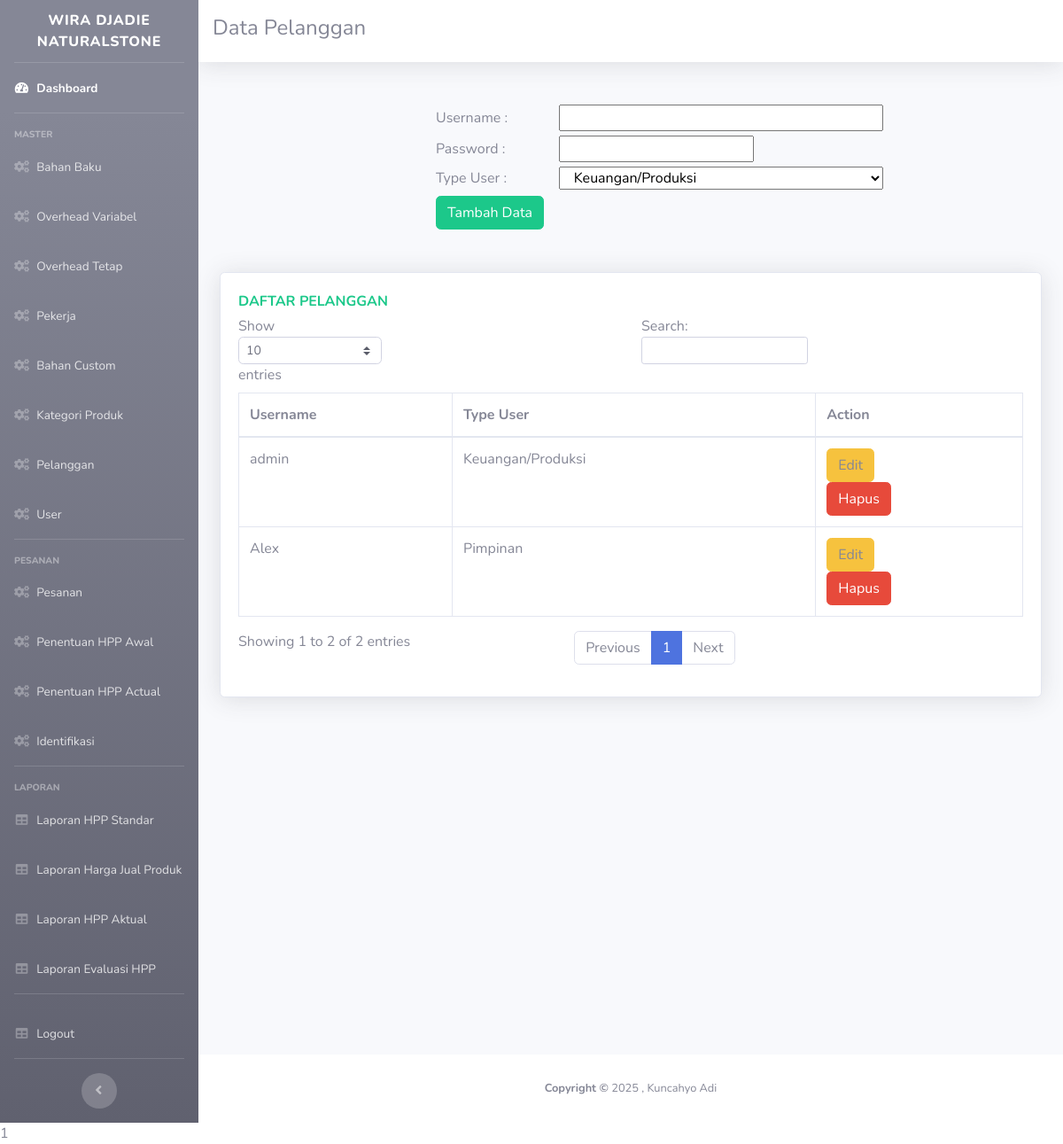
Screenshot of /user.php with the database file from the repository.
### tables this page shows
CREATE TABLE `user` (
  `id` int(11) NOT NULL,
  `username` varchar(250) NOT NULL,
  `password` longtext NOT NULL,
  `type` int(11) NOT NULL
);

### user.php (the view, shortened to what this page needs)
    <?php
        include '_partial/head.php';
        include '_partial/sidebar.php';
        include 'koneksi1.php';
    ?>
      <div id="content">
        <nav class="navbar navbar-expand navbar-light bg-white topbar mb-4 static-top shadow">
<h4> Data Pelanggan</h4>
        </nav>
        <div class="container-fluid">
          <br>
           <div class="row col-12">
              <form class="col-12" role="form" action="insertuser.php" method="post" enctype="multipart/form-data">
                    <label class="form-label col-2 offset-3">Username :</label>
                    <input type="text" id="username" name="username" class="form-select col-5">
                    <br>
                    <label class="form-label col-2 offset-3">Password :</label>
                    <input type="password" id="password" name="password" class="form-select col-3">
                    <br>
                    <label class="form-label col-2 offset-3">Type User :</label>
                    <select id="type" name="type" class="form-select col-5">
                       <option value="0" >Keuangan/Produksi</option>
                    </select>
                    <br>
                  <div class="button col-5 offset-3">
                    <button class="btn btn-success" type="submit">Tambah Data</button>
                    <br>
                  </div>
              </form>
          </div>
          <br><br>
            <div class="row">
            <div class="col-xl-12">
                <div class="card shadow mb-4">
                <div class="card-body tab-content" id="myTabContent">
                <div class="text-x font-weight-bold text-success text-uppercase mb-1">Daftar Pelanggan</div>
                <div class="table-responsive tab-pane fade show active" id="bb">
                <table class="table table-bordered" id="dataTable" width="100%" cellspacing="0">
                    <thead>
                        <tr>
                            <th>Username</th>
                            <th>Type User</th>
                            <th>Action</th>
                    </thead>
                    <tbody>
                       <?php
                          $sql = 'SELECT * FROM user';
                          $query = mysqli_query($koneksi, $sql);
                             while ($row = mysqli_fetch_array($query))
                                {
                                 ?>
                                  <tr>
                                      <td><?php echo $row['username'];?></td>
                                      <?php if ($row['type'] > 0) {?>
                                        <td>Pimpinan</td>
                                      <?php } else {?>
                                        <td>Keuangan/Produksi</td>
                                      <?php } ?>
                                      <td>
                                      <a class="btn btn-warning" data-toggle="modal" data-target="#exampleModal<?php echo $row['id'];?>">Edit</a>
                                          <br>
                                          <a class="btn btn-danger" href="deleteuser.php?id=<?php echo $row['id'];?>">Hapus
                                      </td>
                                  </tr>
                          <?php } ?>
                    </tbody>
                </table>
              </div>
            </div>
            </div>
            </div>
            </div>
        </div>
      </div>
<?php include '_partial/footer.php'?>

### rows the page displays
user: username "admin", type "Keuangan/Produksi"
user: username "Alex", type "Pimpinan"
